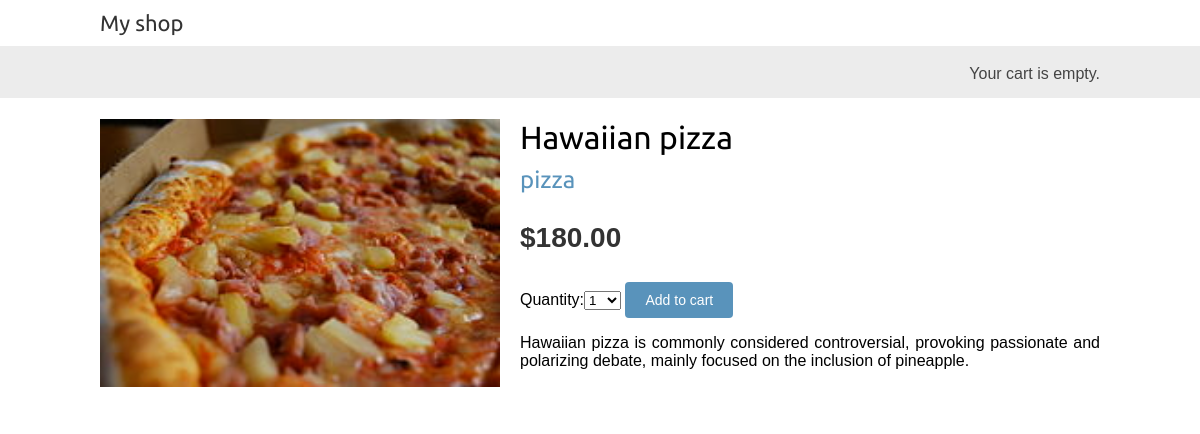
The page /2/hawaiian-pizza/ on the database its author committed.
### shop/models.py (models this page shows, shortened)
class Product(models.Model):
    category = models.ForeignKey(Category,
                                 related_name='products',
                                 on_delete=models.CASCADE)
    name = models.CharField(max_length=200, db_index=True)
    slug = models.SlugField(max_length=200, db_index=True)
    image = models.ImageField(upload_to='products/%Y/%m/%d',
                              blank=True)
    description = models.TextField(blank=True)
    price = models.DecimalField(max_digits=10, decimal_places=2)
    available = models.BooleanField(default=True)
    created = models.DateTimeField(auto_now_add=True)
    updated = models.DateTimeField(auto_now=True)
    class Meta:
        ordering = ('name',)
        index_together = (('id', 'slug'),)

class Category(models.Model):
    name = models.CharField(max_length=200,
                            db_index=True)
    slug = models.SlugField(max_length=200,
                            unique=True)
    class Meta:
        ordering = ('name',)
        verbose_name = 'category'
        verbose_name_plural = 'categories'
    def __str__(self):
        return self.name
    def get_absolute_url(self):
            return reverse('shop:product_list_by_category',
                           args=[self.slug])

### shop/views.py (the view)
# urls.py: path('<int:id>/<slug:slug>/', views.product_detail,
def product_detail(request, id, slug):
    product = get_object_or_404(Product,
                                id=id,
                                slug=slug,
                                available=True)
    cart_product_form = CartAddProductForm()
    r = Recommender()
    recommended_products = r.suggest_products_for([product], 4)
    return render(request,
                  'shop/product/detail.html',
                  {'product': product,
                   'cart_product_form': cart_product_form,
                   'recommended_products': recommended_products})

### cart/forms.py
class CartAddProductForm(forms.Form):
    quantity = forms.TypedChoiceField(
                                choices=PRODUCT_QUANTITY_CHOICES,
                                coerce=int)
    update = forms.BooleanField(required=False,
                                initial=False,
                                widget=forms.HiddenInput)

### cart/cart.py (called while the page is built)
    def __len__(self):
        return sum(item['quantity'] for item in self.cart.values())

### cart/context_processors.py (called while the page is built)
def cart(request):
    return {'cart': Cart(request)}

### shop/recommender.py (called while the page is built, shortened)
    def get_product_key(self, id):
        return 'product:{}:purchased_with'.format(id)

    def suggest_products_for(self, products, max_results=6):
        product_ids = [p.id for p in products]
        if len(products) == 1:
            suggestions = r.zrange(
                             self.get_product_key(product_ids[0]),
                             0, -1, desc=True)[:max_results]
        suggested_products_ids = [int(id) for id in suggestions]
        suggested_products = list(Product.objects.filter(id__in=suggested_products_ids))
        suggested_products.sort(key=lambda x: suggested_products_ids.index(x.id))
        return suggested_products

### shop/templates/shop/product/detail.html (shortened to what this page needs)
{% extends "shop/base.html" %}
{% load i18n %}
{% load static %}
{% block content %}
  <div class="product-detail">
    <img src="{% if product.image %}{{ product.image.url }}{% else %}{% static "img/no_image.png" %}{% endif %}">
    <h1>{{ product.name }}</h1>
    <h2><a href="{{ product.category.get_absolute_url }}">{{ product.category }}</a></h2>
    <p class="price">${{ product.price }}</p>
    <form action="{% url "cart:cart_add" product.id %}" method="post">
      {{ cart_product_form }}
      <input type="submit" value="{% trans "Add to cart" %}">
    </form>
    {{ product.description|linebreaks }}
  </div>
{% endblock %}

### shop/static/css/base.css (style rules this page uses)
body { margin:0; padding:0; font-family:helvetica, sans-serif; }
h1, h2, h3, h4, h5 , h6 { font-family: 'Ubuntu', sans-serif; font-weight:normal; }
a { text-decoration:none; color:#5993bb; }
a.button, input[type="submit"] { color:#fff; background:#5993bb; border-radius:4px; padding:10px 20px; font-size:14px; border:0; }
.product-detail { text-align:justify; }
.product-detail .price { color:#333; font-size:28px; font-weight:bold; }
.product-detail img { width:40%; float:left; padding:0 20px 20px 0; }
.product-detail h1 { margin-bottom:0; }
.product-detail h2 { margin-top:10px; }

### rows shown on the page
Product: image (picture), name "Hawaiian pizza", category "pizza", price "180.00", description "Hawaiian pizza is commonly considered controversial, provoking passionate and polarizing debate, mainly focused on the inclusion of pineapple."
